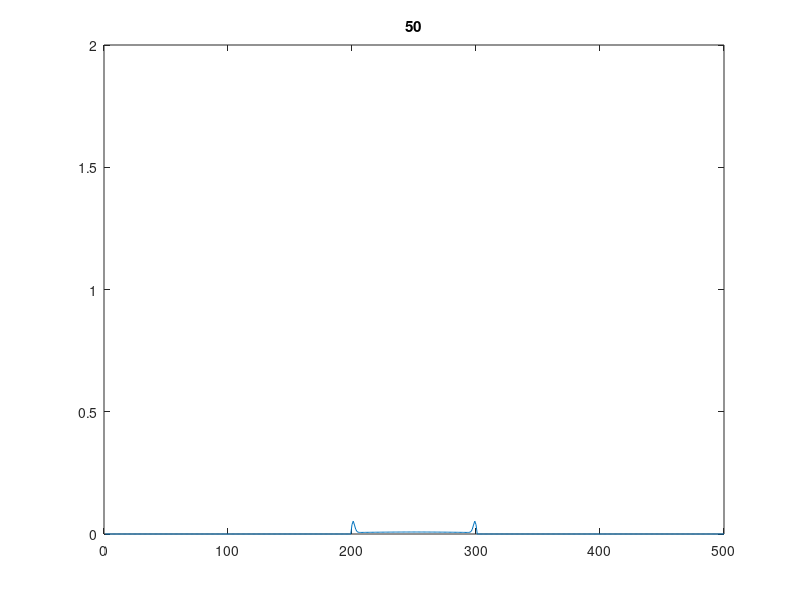

Write MATLAB code to recreate this figure.
% LBM.m
% Simple 1D Lattice Boltzmann Model for Temperature
% Based on Escobar et al., Intl. J. of Heat and Mass Transfer 49, 97-107 (2006)
% First written by Eric Landahl, 12-21-2016
%
% Requries the functions:
%   Debye.m     finds the phonon energy density given a temperature and debye temperature
%   DebyeInv.m  find the temperature given a phonon energy density and debye temperature
%

clear all;
%
tau = 20; % In units of delta-T
t_max = 50; % Number of time steps
x_max = 500; % number of depth steps
%T0 = 100; % temperature jump
%T_room = 300; % equilibrium temperature
%Theta = 640; % Debye Temperature in K, Si is 640 K
W = 1/tau; % grid weight factor = delta-T/tau
b = 0;
%
%
%% use convention T(x)
%
%T = zeros(x_max) + T_room;
%T(floor(x_max/2)) = T0 + T_room;
%
%% Calculate Energy at all positions, in all directions
%E = Debye(T,Theta); % Eq. 6

E = zeros(x_max);
x0=floor(x_max/2);
E(x0-b:x0+b) = 1; % Heat spike

%plot(E)
%ylim([0 1])
%jnk = input('press enter to continue');
EL = E/2; 
ER = E/2;

for t = 1:t_max

% Divide the energy into left and right phonons


EL_new(1:x_max-1) = (1-W)*EL(2:x_max) + W*E(1:x_max-1)/2;
ER_new(2:x_max) = (1-W)*ER(1:x_max-1) + W*E(2:x_max)/2;

EL_new(x_max) = EL(x_max);
ER_new(1) = ER(1);

E = EL_new + ER_new;
%E(x0-b:x0+b) = E(x0-b:x0+b) + (t<t_max/10);
EL=EL_new;
ER=ER_new;

E_save(t,:)=E(:);
Esum(t) = sum(E); % Check for conservation of energy

pause(0.1)


plot(E)
title(num2str(t))

ylim([0 2])
%jnk = input('press enter to continue');

end


